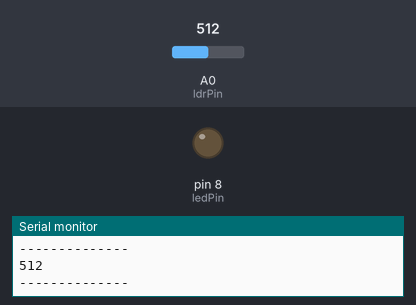
A sketch run on a simulated Arduino Uno, built with avr-gcc and run on an emulated ATmega328P. On the bench: output pins drawn as LEDs (lit = HIGH), the last lines printed to the serial monitor. The test bench sets the inputs (shaded band); at power-on: A0 (ldrPin) = 512.

Above: at 1.2 s.
1.3 s: A0 (ldrPin) set to 218
2.8 s: A0 (ldrPin) set to 193
At 3.8 s:
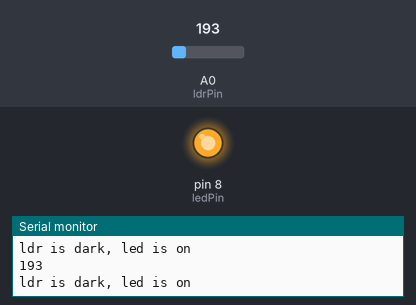
4.3 s: A0 (ldrPin) set to 210
At 4.9 s:
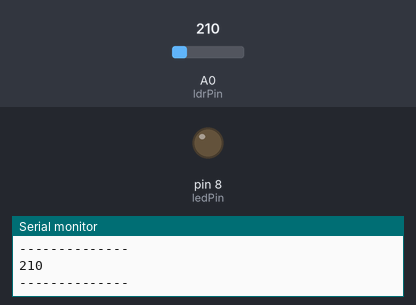
5.8 s: A0 (ldrPin) set to 190
At 7.0 s:
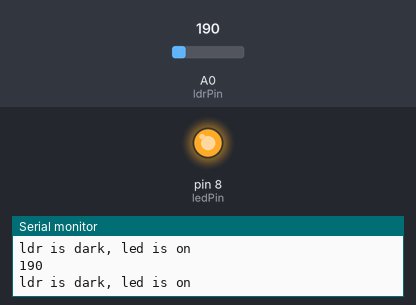
Timing chart, 0 to 8.3 s (numbered marks = the images above; inputs shaded):
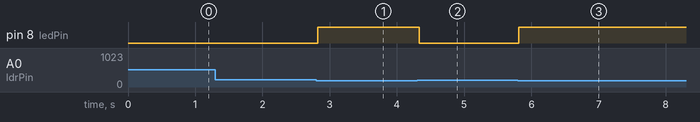

The sketch:

ldrsensor.ino
```cpp
const int ledPin=8;
const int ldrPin=A0;
void setup()
{
  Serial.begin(9600);
  pinMode(ledPin,OUTPUT);
  pinMode(ldrPin,INPUT);
}
void loop(){
  int ldrStatus = analogRead(ldrPin);
  Serial.println(ldrStatus);
  if(ldrStatus <=200){
    digitalWrite(ledPin,HIGH);
    Serial.println("ldr is dark, led is on");
  }
  else{
    digitalWrite(ledPin,LOW);
    Serial.println("--------------");
  }
}
```

Measured:
- the behaviour switches between 201 and 200 on A0 (ldrPin) (found by bisection; images 0 and 1)
- after the input at 2.8 s, pin 8 (ledPin): LOW → HIGH at once
- after the input at 4.3 s, pin 8 (ledPin): HIGH → LOW at once
- after the input at 5.8 s, pin 8 (ledPin): LOW → HIGH at once
